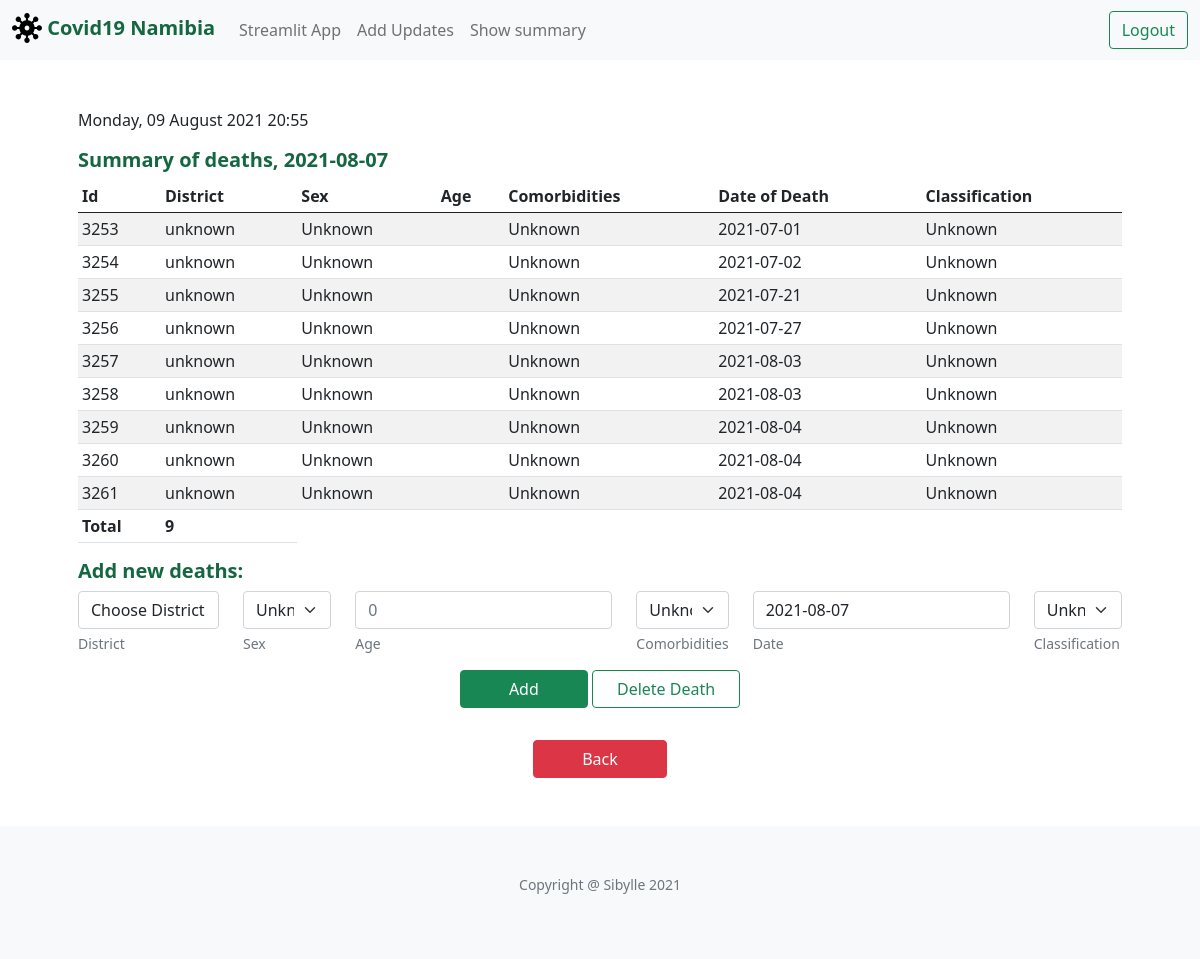
The app's page /add_deaths (signed in), older data.
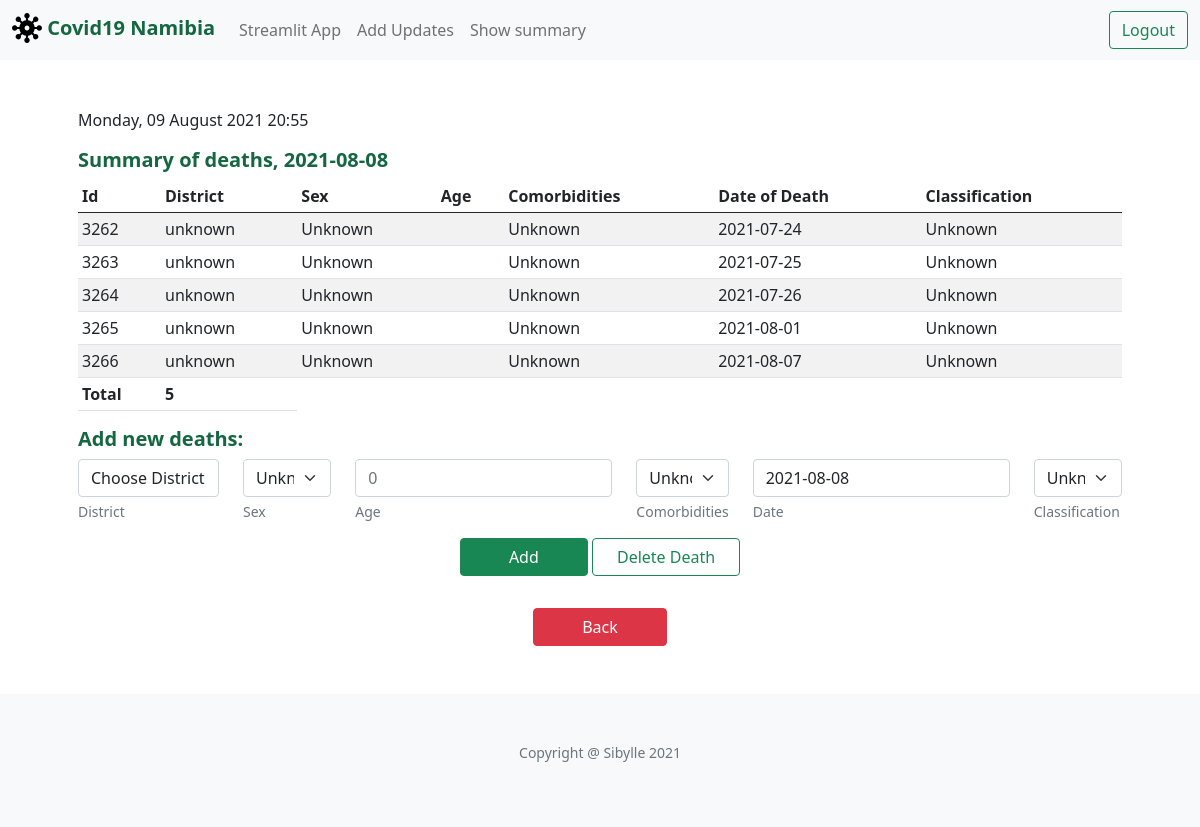
The same page, newer data.
### tables this page shows
CREATE TABLE "deaths"(id INTEGER PRIMARY KEY, publish_date TEXT NOT NULL, district TEXT NOT NULL, sex TEXT NOT NULL, age INTEGER, comorbidities TEXT NOT NULL, death_date TEXT NOT NULL, classification TEXT NOT NULL, update_date TEXT NOT NULL);

### application.py (the view)
@app.route("/add_deaths", methods=["GET", "POST"])
@login_required
def add_deaths():
    now=datetime.now(timezone("Africa/Johannesburg"))
    date_now=now.date()
    row = db.execute("SELECT * FROM active_date")
    new_date_str=row[0]['active_date']
    new_date = datetime.strptime(new_date_str, '%Y-%m-%d').date()
    district_list=[]
    temp = db.execute("SELECT DISTINCT district FROM districts")
    for d in temp:
        district_list.append(d['district'])
    district_list.append('unknown')
    if request.method == "POST":
        if request.form.get('delete_death') == 'Delete Death':
            rows = db.execute("SELECT * FROM deaths WHERE publish_date LIKE ? ORDER BY id",new_date)
            return render_template("delete_death.html",new_date=new_date,district_list=district_list,new_deaths=rows)
        if request.form.get('add') == 'Add':
            if not request.form.get("district"):
                return apology("must provide district", 400)
            if not request.form.get("death_date"):
                return apology("must provide date of death", 400)
            district = request.form.get("district")
            sex=request.form.get("sex")
            age=request.form.get("age")
            comorbidities=request.form.get("comorbidities")
            death_date=datetime.strptime(request.form.get("death_date"), '%Y-%m-%d').date()
            if death_date > new_date:
                return apology("wrong date", 400)
            classification=request.form.get("classification")
            db.execute("INSERT INTO deaths(publish_date,district,sex,age,comorbidities,death_date,classification,update_date) VALUES (?,?,?,?,?,?,?,?)", new_date,district,sex,age,comorbidities,death_date,classification,date_now)
            rows = db.execute("SELECT * FROM deaths WHERE publish_date LIKE ? ORDER BY id", new_date)
            return render_template("add_deaths.html",new_date=new_date,district_list=district_list,new_deaths=rows,now=now)
    else:
        rows = db.execute("SELECT * FROM deaths WHERE publish_date LIKE ? ORDER BY id", new_date)
        return render_template("add_deaths.html",new_date=new_date,district_list=district_list,new_deaths=rows,now=now)

### application.py (called while the page is built)
def login_required(f):
    @wraps(f)
    def decorated_function(*args, **kwargs):
        if session.get("user_id") is None:
            return redirect("/login")
        return f(*args, **kwargs)
    return decorated_function

@app.after_request
def after_request(response):
    response.headers["Cache-Control"] = "no-cache, no-store, must-revalidate"
    response.headers["Expires"] = 0
    response.headers["Pragma"] = "no-cache"
    return response

### templates/add_deaths.html (shortened to what this page needs)
{% extends "layout.html" %}
{% block main %}
  <p>{{ now.strftime("%A, %d %B %Y %H:%M") }}</p>
  <h5>Summary of deaths, {{ new_date }}</h5>
  <table class="table table-sm table-striped">
    <thead>
        <tr>
            <th scope="col">Id</th>
            <th scope="col">District</th>
            <th scope="col">Sex</th>
            <th scope="col">Age</th>
            <th scope="col">Comorbidities</th>
            <th scope="col">Date of Death</th>
            <th scope="col">Classification</th>
        </tr>
    </thead>
    <tbody>
        {% if new_deaths %}
        {% for row in new_deaths %}
        <tr>
            <td class="text-left">{{ row.id }}</td>
            <td class="text-left">{{ row.district }}</td>
            <td class="text-left">{{ row.sex }}</td>
            <td class="text-left">{{ row.age }}</td>
            <td class="text-left">{{ row.comorbidities }}</td>
            <td class="text-left">{{ row.death_date }}</td>
            <td class="text-left">{{ row.classification }}</td>
        </tr>
        {% endfor %}
        <tr>
            <td class="text-left" colspan="1"><strong>Total</strong></td>
            <td class="text-left"> <strong>{{ new_deaths|length }}</strong>
        </tr>
        {% endif %}
    </tbody>
  </table>
  <form action="/add_deaths" method="post">
        <h5> Add new deaths:</h5>
        <div class="row">
            <div class="col col-xs-6 col-md-4 col-xl mb-2">
              <select class="form-control" name="district">
                <option disabled selected value="">Choose District</option>
              </select>
              <div class="form-text">District</div>
            </div>
            <div class="col col-6 col-md-4 col-xl mb-2">
              <select class="form-select" name="sex">
                <option selected>Unknown</option>
              </select>
              <div class="form-text">Sex</div>
            </div>
            <div class="form-group col col-6 col-md-4 col-xl mb-2">
                <input autocomplete="off" autofocus class="form-control" name="age" placeholder="0" type="number">
                <div class="form-text">Age</div>
            </div>
            <div class="col col-6 col-md-4 col-xl mb-2">
              <select class="form-select" name="comorbidities">
                <option selected>Unknown</option>
              </select>
              <div class="form-text">Comorbidities</div>
            </div>
            <div class="form-group col col-6 col-md-4 col-xl mb-2">
                <input autocomplete="off" autofocus class="form-control" name="death_date" placeholder="{{ new_date.strftime('%Y-%m-%d') }}" value="{{ new_date.strftime('%Y-%m-%d') }}" type="text">
                <div class="form-text">Date</div>
            </div>
            <div class="col col-6 col-md-4 col-xl mb-2">
              <select class="form-select" name="classification">
                <option selected>Unknown</option>
              </select>
              <div class="form-text">Classification</div>
            </div>
            <div class="col col-6 col-md-4 col-xl text-center">
                <input class="btn btn-success px-5" type="submit"name="add" value="Add" role="button"></input>
                <input class="btn btn-outline-success px-4 my-2" type="submit" name="delete_death" value="Delete Death" role="button"></input>
            </div>
        </div>
  </form>
  <div class="text-center mt-4">
    <a class="btn btn btn-danger px-5" href="./" role="button">Back</a>
  </div>
{% endblock %}

Row changes from the older to the newer data that the page shows:
no longer on this page (row unchanged): deaths: id "3253", district "unknown", sex "Unknown", comorbidities "Unknown", death_date "2021-07-01", classification "Unknown"
no longer on this page (row unchanged): deaths: id "3254", district "unknown", sex "Unknown", comorbidities "Unknown", death_date "2021-07-02", classification "Unknown"
no longer on this page (row unchanged): deaths: id "3255", district "unknown", sex "Unknown", comorbidities "Unknown", death_date "2021-07-21", classification "Unknown"
no longer on this page (row unchanged): deaths: id "3256", district "unknown", sex "Unknown", comorbidities "Unknown", death_date "2021-07-27", classification "Unknown"
no longer on this page (row unchanged): deaths: id "3257", district "unknown", sex "Unknown", comorbidities "Unknown", death_date "2021-08-03", classification "Unknown"
no longer on this page (row unchanged): deaths: id "3258", district "unknown", sex "Unknown", comorbidities "Unknown", death_date "2021-08-03", classification "Unknown"
no longer on this page (row unchanged): deaths: id "3259", district "unknown", sex "Unknown", comorbidities "Unknown", death_date "2021-08-04", classification "Unknown"
no longer on this page (row unchanged): deaths: id "3260", district "unknown", sex "Unknown", comorbidities "Unknown", death_date "2021-08-04", classification "Unknown"
no longer on this page (row unchanged): deaths: id "3261", district "unknown", sex "Unknown", comorbidities "Unknown", death_date "2021-08-04", classification "Unknown"
added deaths: id "3262", district "unknown", sex "Unknown", comorbidities "Unknown", death_date "2021-07-24", classification "Unknown"
added deaths: id "3263", district "unknown", sex "Unknown", comorbidities "Unknown", death_date "2021-07-25", classification "Unknown"
added deaths: id "3264", district "unknown", sex "Unknown", comorbidities "Unknown", death_date "2021-07-26", classification "Unknown"
added deaths: id "3265", district "unknown", sex "Unknown", comorbidities "Unknown", death_date "2021-08-01", classification "Unknown"
added deaths: id "3266", district "unknown", sex "Unknown", comorbidities "Unknown", death_date "2021-08-07", classification "Unknown"
Text that changed along with them:
{{ new_date }}: "2021-08-07" → "2021-08-08"
{{ new_deaths|length }}: "9" → "5"
form field death_date: "2021-08-07" → "2021-08-08"
